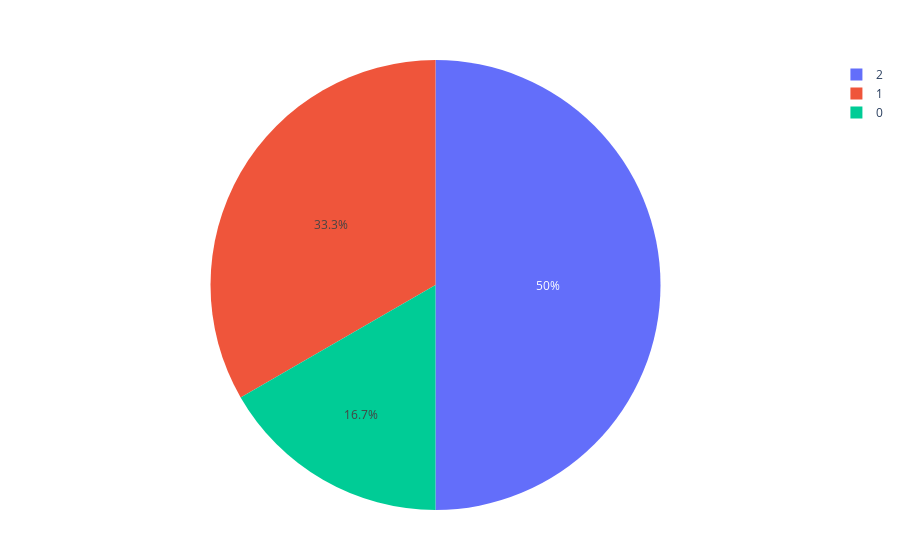

Here is the notebook cell this chart was saved with:
### Code cell
plot(pie(values=[1,2,3]))

### Figure 1 — Plotly figure (JSON) as saved in the notebook; plotly's stock layout.template omitted (floating-point values rounded to 4 significant figures)
{"data": [{"type": "pie", "values": [1, 2, 3]}], "layout": {"margin": {"b": 50, "l": 50, "r": 50, "t": 60}}}
